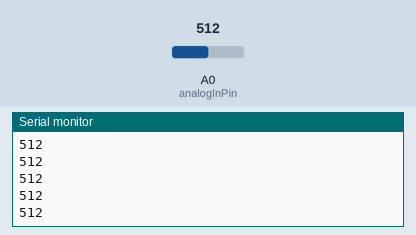
The sketch below on a simulated ESP8266 (NodeMCU). On the bench: the last lines printed to the serial monitor. The inputs (shaded band) are chosen by the test bench; at power-on: A0 (analogInPin) = 512. WiFi joins after 1.5 s; servers stay silent unless stated; no MQTT or app messages arrive unless stated.

Above: at 2.7 s.
2.8 s: A0 (analogInPin) set to 716
At 2.88 s:
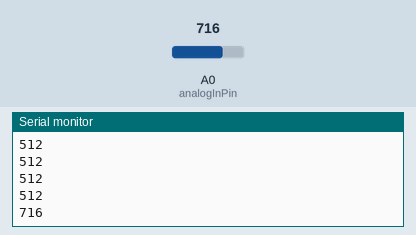
4.3 s: A0 (analogInPin) set to 900
At 4.39 s:
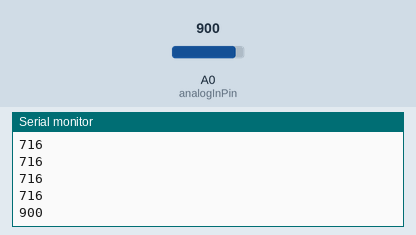
Timing chart, 0 to 7.3 s (numbered marks = the images above; inputs shaded):
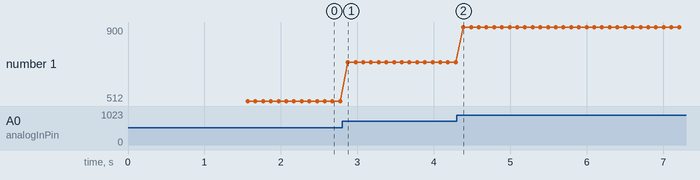

Measured:
- after the input at 2.8 s, the serial monitor: prints a new line after 0.08 s (image 1)
- after the input at 4.3 s, the serial monitor: prints a new line after 0.09 s (image 2)
- plotted number 1: 512 → 716 after the input at 2.8 s, 716 → 900 after the input at 4.3 s

The sketch:

mqtt_trx.ino
```cpp
#include <ESP8266WiFi.h>
#include <PubSubClient.h>

const char* ssid     = "WLAN1-GJF9HN";
const char* password = "nd10y3728LrRmeq2";
const char* mqttServer = "192.168.8.107";
const int mqttPort = 1883;
const char* mqttUser = "captor";
const char* mqttPassword = "publish";
int entrer;

// PARTIE ANALOG
const int analogInPin = A0;  // ESP8266 Analog Pin ADC0 = A0
int sensorValue = 0;
char*numberString = new char[5];
int m,c,d,u;


WiFiClient espClient;
PubSubClient client(espClient);

void setup() {

  Serial.begin(9600);

  WiFi.begin(ssid, password);

  while (WiFi.status() != WL_CONNECTED) {
    delay(500);
    Serial.println("Connecting to WiFi..");
  }
  Serial.println("Connected to the WiFi network");

  client.setServer(mqttServer, mqttPort);
  client.setCallback(callback);

  while (!client.connected()) {
    Serial.println("Connecting to MQTT...");

    if (client.connect("CAPTOR", mqttUser, mqttPassword )) {
      Serial.println("connected");

    } else {

      Serial.print("failed with state ");
      Serial.print(client.state());
      delay(2000);

    }
  }

  client.subscribe("value/light");

}

void callback(char* topic, byte* payload, unsigned int length) {

  /*
  if ((char)payload[0] == 'p' && (char)payload[1] == 'i' ){

    for (int i = 0; i < length; i++) {
    Serial.print((char)payload[i]);
    }
    client.publish("esp/test", "po");
  }
  */
/*
  Serial.print("Message arrived in topic: ");
  Serial.println(topic);

  Serial.print("Message:");
  for (int i = 0; i < length; i++) {
    Serial.print((char)payload[i]);
  }

  Serial.println();
  Serial.println("-----------------------");
 */

}

void loop() {
  int m;
  client.loop();
  sensorValue = analogRead(analogInPin);
  Serial.println(sensorValue);


  m = (sensorValue/1000);
  sensorValue = sensorValue -m*1000;

  c= (sensorValue/100);
  sensorValue = sensorValue -c*100;

  d=(sensorValue/10);
  sensorValue = sensorValue -d*10;

  u=(sensorValue);

  numberString[0] = (char)(m + 48);
  numberString[1] = (char)(c + 48);
  numberString[2] = (char)(d + 48);
  numberString[3] = (char)(u + 48);
  numberString[4] = '\0';

  //Serial.println(numberString);
  //Serial.println();

  client.publish("value/light", numberString);


  delay(100);


}
```
